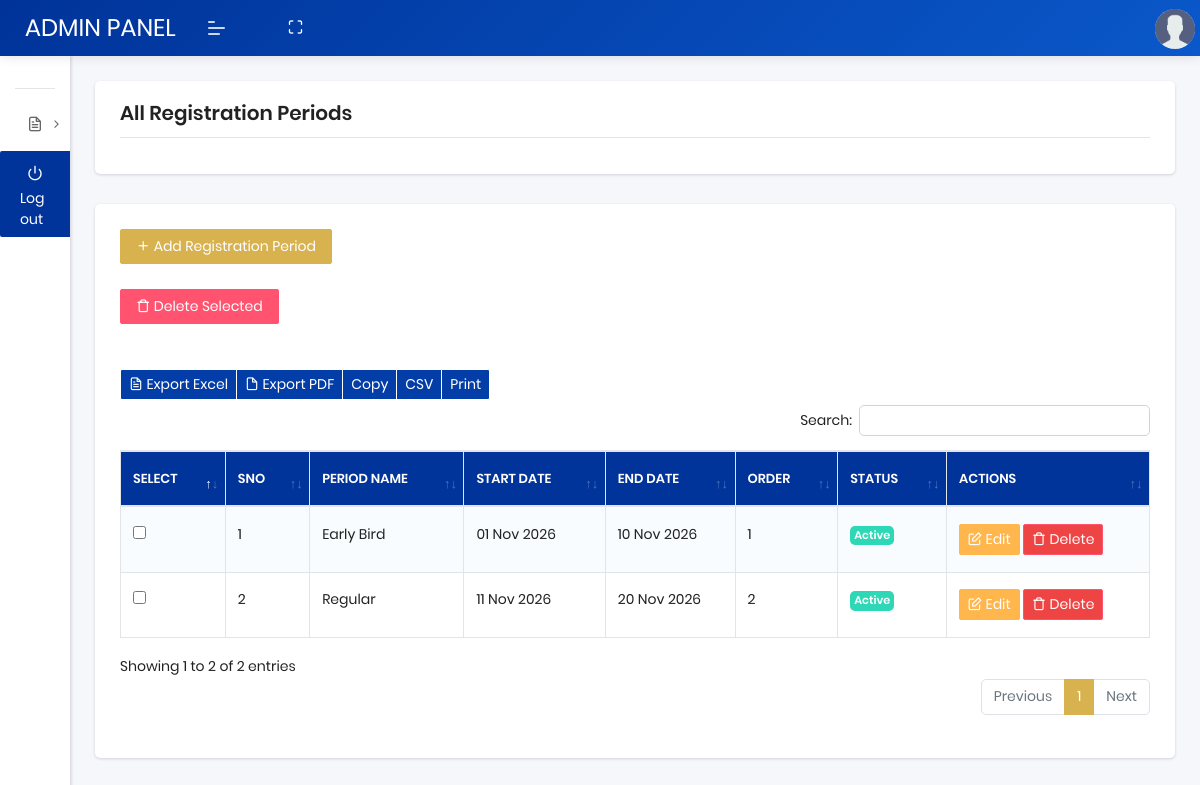
The app's page /manage-registration-periods.php (signed in) with its own data.
### tables this page shows
CREATE TABLE `registration_periods` (
  `id` int(11) NOT NULL,
  `period_name` varchar(100) NOT NULL,
  `start_date` date NOT NULL,
  `end_date` date NOT NULL,
  `display_order` int(11) NOT NULL DEFAULT 0,
  `status` tinyint(1) NOT NULL DEFAULT 1,
  `created_at` timestamp NULL DEFAULT current_timestamp(),
  `updated_at` timestamp NULL DEFAULT current_timestamp() ON UPDATE current_timestamp()
);

### manage-registration-periods.php (the view, shortened to what this page needs)
<?php
include("db/config.php");
$stmt = mysqli_prepare($db, "SELECT * FROM registration_periods ORDER BY display_order ASC, start_date ASC");
mysqli_stmt_execute($stmt);
$result = mysqli_stmt_get_result($stmt);
?>
<!DOCTYPE html>
<html lang="en">
<head>
    <link rel="stylesheet" href="assets/css/plugins/dataTables.bootstrap4.min.css">
    <link rel="stylesheet" href="assets/css/style.css">
</head>
<body class="">
    <?php include("header.php"); ?>
    <?php include("navbar.php"); ?>
    <section class="pcoded-main-container">
        <div class="pcoded-content">
            <div class="page-header">
                <div class="page-block">
                    <div class="row align-items-center">
                        <div class="col-md-12">
                            <div class="page-header-title">
                                <h5 class="m-b-10">All Registration Periods</h5>
                            </div>
                        </div>
                    </div>
                </div>
            </div>
            <div class="row">
                <div class="col-sm-12">
                    <div class="card">
                        <div class="card-header table-card-header">
                            <a href="add-registration-period.php" class="btn btn-primary">
                                <i class="feather icon-plus"></i> Add Registration Period
                            </a>
                        </div>
                        <div class="card-body">
                            <form id="deleteMForm" action="delete-registration-period.php" method="post">
                                <button type="button" id="deleteSelected" class="btn btn-danger">
                                    <i class='feather icon-trash'></i> Delete Selected
                                </button>
                                <div class="dt-responsive table-responsive mt-4">
                                    <br />
                                    <?php
                                    echo '<table id="basic-btn" class="table table-striped table-bordered nowrap">';
                                    echo "<thead>";
                                    echo "<tr>";
                                    echo "<th>SELECT</th>";
                                    echo "<th>SNO</th>";
                                    echo "<th>PERIOD NAME</th>";
                                    echo "<th>START DATE</th>";
                                    echo "<th>END DATE</th>";
                                    echo "<th>ORDER</th>";
                                    echo "<th>STATUS</th>";
                                    echo "<th>ACTIONS</th>";
                                    echo "</tr>";
                                    echo "</thead>";
                                    echo "<tbody>";
                                    $count = 1;
                                    while ($row = mysqli_fetch_assoc($result)) {
                                        $encoded_id = base64_encode($row['id']);
                                        echo "<tr class='record'>";
                                        echo "<td><input type='checkbox' name='period_ids[]' value='$encoded_id'></td>";
                                        echo "<td>" . $count++ . "</td>";
                                        echo "<td>" . htmlspecialchars($row['period_name']) . "</td>";
                                        echo "<td>" . date('d M Y', strtotime($row['start_date'])) . "</td>";
                                        echo "<td>" . date('d M Y', strtotime($row['end_date'])) . "</td>";
                                        echo "<td>" . (int) $row['display_order'] . "</td>";
                                        echo "<td>";
                                        if ($row['status'] == 1) {
                                            echo "<a href='manage-registration-periods.php?toggle_id=$encoded_id' class='badge badge-success p-1'>Active</a>";
                                        } else {
                                            echo "<a href='manage-registration-periods.php?toggle_id=$encoded_id' class='badge badge-danger p-1'>Inactive</a>";
                                        }
                                        echo "</td>";
                                        echo "<td>
                                            <a href='edit-registration-period.php?id=$encoded_id' class='btn btn-warning btn-sm'>
                                                <i class='feather icon-edit'></i> Edit
                                            </a>
                                            <a href='javascript:void(0)' class='btn btn-danger btn-sm delete-btn' data-id='$encoded_id' data-bs-toggle='modal' data-bs-target='#deleteModal'>
                                                <i class='feather icon-trash'></i> Delete
                                            </a>
                                        </td>";
                                        echo "</tr>";
                                    }
                                    echo "</tbody>";
                                    echo "</table>";
                                    ?>
                                </div>
                                <br />
                            </form>
                        </div>
                    </div>
                </div>
            </div>
        </div>
    </section>
</body>
</html>

### records on screen
registration_periods: period_name "Early Bird", start_date "01 Nov 2026", end_date "10 Nov 2026", display_order "1"
registration_periods: period_name "Regular", start_date "11 Nov 2026", end_date "20 Nov 2026", display_order "2"
